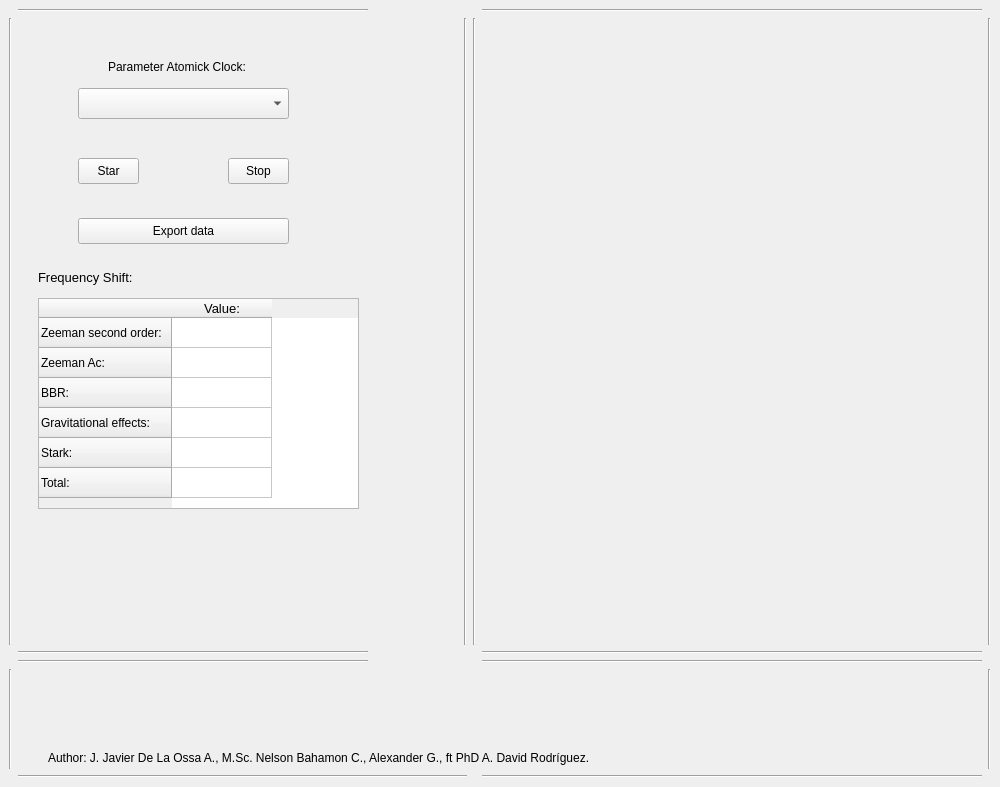
<?xml version="1.0" encoding="UTF-8"?>
<ui version="4.0">
 <class>Cesium_5071A</class>
 <widget class="QMainWindow" name="Cesium_5071A">
  <property name="geometry">
   <rect>
    <x>0</x>
    <y>0</y>
    <width>1000</width>
    <height>787</height>
   </rect>
  </property>
  <property name="windowTitle">
   <string>MainWindow</string>
  </property>
  <widget class="QWidget" name="centralwidget">
   <property name="minimumSize">
    <size>
     <width>1000</width>
     <height>700</height>
    </size>
   </property>
   <property name="maximumSize">
    <size>
     <width>1920</width>
     <height>16777215</height>
    </size>
   </property>
   <layout class="QGridLayout" name="gridLayout_7">
    <item row="4" column="6">
     <widget class="Line" name="line_13">
      <property name="orientation">
       <enum>Qt::Vertical</enum>
      </property>
     </widget>
    </item>
    <item row="4" column="0">
     <widget class="Line" name="line_12">
      <property name="orientation">
       <enum>Qt::Vertical</enum>
      </property>
     </widget>
    </item>
    <item row="1" column="0">
     <widget class="Line" name="line_3">
      <property name="orientation">
       <enum>Qt::Vertical</enum>
      </property>
     </widget>
    </item>
    <item row="5" column="1" colspan="3">
     <widget class="Line" name="line_7">
      <property name="orientation">
       <enum>Qt::Horizontal</enum>
      </property>
     </widget>
    </item>
    <item row="2" column="1">
     <widget class="Line" name="line_4">
      <property name="orientation">
       <enum>Qt::Horizontal</enum>
      </property>
     </widget>
    </item>
    <item row="3" column="1">
     <widget class="Line" name="line_10">
      <property name="orientation">
       <enum>Qt::Horizontal</enum>
      </property>
     </widget>
    </item>
    <item row="3" column="5">
     <widget class="Line" name="line_11">
      <property name="orientation">
       <enum>Qt::Horizontal</enum>
      </property>
     </widget>
    </item>
    <item row="1" column="6">
     <widget class="Line" name="line">
      <property name="orientation">
       <enum>Qt::Vertical</enum>
      </property>
     </widget>
    </item>
    <item row="2" column="5">
     <widget class="Line" name="line_5">
      <property name="orientation">
       <enum>Qt::Horizontal</enum>
      </property>
     </widget>
    </item>
    <item row="4" column="1" colspan="5">
     <widget class="QWidget" name="widget_2" native="true">
      <property name="minimumSize">
       <size>
        <width>850</width>
        <height>100</height>
       </size>
      </property>
      <property name="maximumSize">
       <size>
        <width>1920</width>
        <height>100</height>
       </size>
      </property>
      <widget class="QLabel" name="logoinm_2">
       <property name="geometry">
        <rect>
         <x>20</x>
         <y>10</y>
         <width>121</width>
         <height>71</height>
        </rect>
       </property>
       <property name="text">
        <string/>
       </property>
       <property name="pixmap">
        <pixmap resource="img/logos.qrc">:/inm/INM.png</pixmap>
       </property>
       <property name="scaledContents">
        <bool>true</bool>
       </property>
      </widget>
      <widget class="QLabel" name="logoUA">
       <property name="geometry">
        <rect>
         <x>160</x>
         <y>10</y>
         <width>201</width>
         <height>71</height>
        </rect>
       </property>
       <property name="text">
        <string/>
       </property>
       <property name="pixmap">
        <pixmap resource="img/logos.qrc">:/UA/UA.png</pixmap>
       </property>
       <property name="scaledContents">
        <bool>true</bool>
       </property>
      </widget>
      <widget class="QLabel" name="logofisica_2">
       <property name="geometry">
        <rect>
         <x>390</x>
         <y>20</y>
         <width>100</width>
         <height>60</height>
        </rect>
       </property>
       <property name="maximumSize">
        <size>
         <width>100</width>
         <height>60</height>
        </size>
       </property>
       <property name="text">
        <string/>
       </property>
       <property name="pixmap">
        <pixmap resource="img/logos.qrc">:/fisica/Fisica.png</pixmap>
       </property>
       <property name="scaledContents">
        <bool>true</bool>
       </property>
      </widget>
      <widget class="QLabel" name="Author">
       <property name="geometry">
        <rect>
         <x>30</x>
         <y>80</y>
         <width>621</width>
         <height>18</height>
        </rect>
       </property>
       <property name="text">
        <string>Author: J. Javier De La Ossa A., M.Sc. Nelson Bahamon C., Alexander G., ft PhD A. David Rodríguez.</string>
       </property>
      </widget>
     </widget>
    </item>
    <item row="1" column="2">
     <spacer name="horizontalSpacer">
      <property name="orientation">
       <enum>Qt::Horizontal</enum>
      </property>
      <property name="sizeType">
       <enum>QSizePolicy::Fixed</enum>
      </property>
      <property name="sizeHint" stdset="0">
       <size>
        <width>1</width>
        <height>20</height>
       </size>
      </property>
     </spacer>
    </item>
    <item row="5" column="5">
     <widget class="Line" name="line_9">
      <property name="orientation">
       <enum>Qt::Horizontal</enum>
      </property>
     </widget>
    </item>
    <item row="1" column="3">
     <widget class="Line" name="line_2">
      <property name="orientation">
       <enum>Qt::Vertical</enum>
      </property>
     </widget>
    </item>
    <item row="0" column="5">
     <widget class="Line" name="line_6">
      <property name="orientation">
       <enum>Qt::Horizontal</enum>
      </property>
     </widget>
    </item>
    <item row="0" column="1">
     <widget class="Line" name="line_8">
      <property name="orientation">
       <enum>Qt::Horizontal</enum>
      </property>
     </widget>
    </item>
    <item row="1" column="4">
     <widget class="Line" name="line_14">
      <property name="orientation">
       <enum>Qt::Vertical</enum>
      </property>
     </widget>
    </item>
    <item row="1" column="1">
     <widget class="QFrame" name="frame_3">
      <property name="minimumSize">
       <size>
        <width>350</width>
        <height>400</height>
       </size>
      </property>
      <property name="maximumSize">
       <size>
        <width>350</width>
        <height>1080</height>
       </size>
      </property>
      <widget class="QLabel" name="label_6">
       <property name="geometry">
        <rect>
         <x>90</x>
         <y>40</y>
         <width>161</width>
         <height>18</height>
        </rect>
       </property>
       <property name="text">
        <string>Parameter Atomick Clock:</string>
       </property>
      </widget>
      <widget class="QComboBox" name="parameter">
       <property name="geometry">
        <rect>
         <x>60</x>
         <y>70</y>
         <width>211</width>
         <height>31</height>
        </rect>
       </property>
      </widget>
      <widget class="QPushButton" name="star">
       <property name="geometry">
        <rect>
         <x>60</x>
         <y>140</y>
         <width>61</width>
         <height>26</height>
        </rect>
       </property>
       <property name="text">
        <string>Star</string>
       </property>
       <property name="icon">
        <iconset>
         <normaloff>img/play.png</normaloff>img/play.png</iconset>
       </property>
      </widget>
      <widget class="QPushButton" name="stop">
       <property name="geometry">
        <rect>
         <x>210</x>
         <y>140</y>
         <width>61</width>
         <height>26</height>
        </rect>
       </property>
       <property name="text">
        <string>Stop</string>
       </property>
       <property name="icon">
        <iconset>
         <normaloff>img/stop.png</normaloff>img/stop.png</iconset>
       </property>
      </widget>
      <widget class="QPushButton" name="export_2">
       <property name="geometry">
        <rect>
         <x>60</x>
         <y>200</y>
         <width>211</width>
         <height>26</height>
        </rect>
       </property>
       <property name="text">
        <string>Export data</string>
       </property>
       <property name="icon">
        <iconset>
         <normaloff>img/export.png</normaloff>img/export.png</iconset>
       </property>
      </widget>
      <widget class="QLabel" name="label_7">
       <property name="geometry">
        <rect>
         <x>20</x>
         <y>250</y>
         <width>141</width>
         <height>18</height>
        </rect>
       </property>
       <property name="font">
        <font>
         <pointsize>10</pointsize>
         <weight>50</weight>
         <bold>false</bold>
        </font>
       </property>
       <property name="text">
        <string>Frequency Shift:</string>
       </property>
      </widget>
      <widget class="QTableWidget" name="table">
       <property name="geometry">
        <rect>
         <x>20</x>
         <y>280</y>
         <width>321</width>
         <height>211</height>
        </rect>
       </property>
       <row>
        <property name="text">
         <string>Zeeman second order:</string>
        </property>
       </row>
       <row>
        <property name="text">
         <string>Zeeman Ac:</string>
        </property>
       </row>
       <row>
        <property name="text">
         <string>BBR:</string>
        </property>
       </row>
       <row>
        <property name="text">
         <string>Gravitational effects:</string>
        </property>
       </row>
       <row>
        <property name="text">
         <string>Stark:</string>
        </property>
       </row>
       <row>
        <property name="text">
         <string>Total:</string>
        </property>
       </row>
       <column>
        <property name="text">
         <string>Value:</string>
        </property>
        <property name="font">
         <font>
          <pointsize>10</pointsize>
         </font>
        </property>
        <property name="icon">
         <iconset>
          <normaloff>img/v.png</normaloff>img/v.png</iconset>
        </property>
       </column>
      </widget>
     </widget>
    </item>
    <item row="1" column="5">
     <widget class="QFrame" name="Graph">
      <property name="minimumSize">
       <size>
        <width>500</width>
        <height>400</height>
       </size>
      </property>
      <property name="maximumSize">
       <size>
        <width>1570</width>
        <height>1080</height>
       </size>
      </property>
     </widget>
    </item>
   </layout>
  </widget>
 </widget>
 <resources>
  <include location="img/logos.qrc"/>
 </resources>
 <connections/>
</ui>
